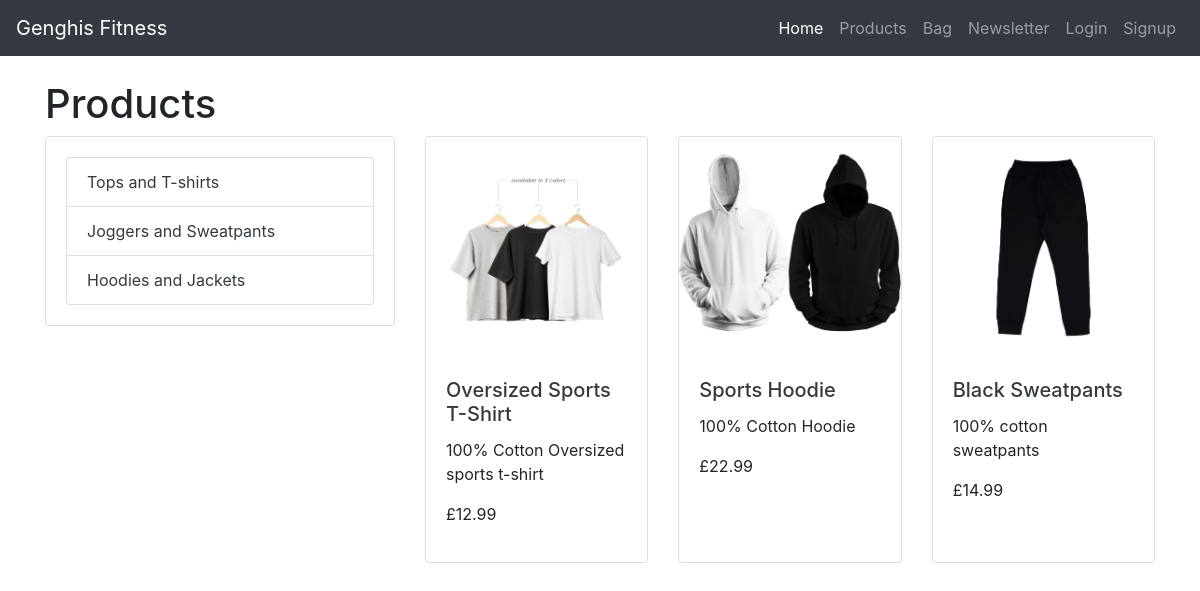
Screenshot of /products/ with the database file from the repository.
### products/models.py (models this page shows, shortened)
class Category(models.Model):
    class Meta:
        verbose_name_plural = 'Categories'
    name = models.CharField(max_length=100)
    slug = AutoSlugField(populate_from='name', unique=True)

class Product(models.Model):
    name = models.CharField(max_length=100)
    description = models.TextField()
    price = models.DecimalField(max_digits=10, decimal_places=2)
    image = models.ImageField(upload_to='products/')
    created_at = models.DateTimeField(auto_now_add=True)
    category = models.ForeignKey('Category', on_delete=models.CASCADE, related_name='products')
    has_sizes = models.BooleanField(default=False, null=True, blank=True)

### products/views.py (the view)
# urls.py: path('', ProductListView.as_view(), name='product_list'),
class ProductListView(ListView):
    model = Product
    template_name = 'products/products.html'
    context_object_name = 'products'
    def get_queryset(self):
        category_slug = self.kwargs.get('slug')
        if category_slug:
            category = get_object_or_404(Category, slug=category_slug)
            queryset = Product.objects.filter(category=category)
        else:
            queryset = super().get_queryset()
        return queryset
    def get_context_data(self, **kwargs):
        context = super().get_context_data(**kwargs)
        context['categories'] = Category.objects.all()
        return context

### context/bag_processor.py (called while the page is built, shortened)
def bag_contents(request):
    bag_items = []
    total = 0
    product_count = 0
    bag = request.session.get('bag', {})
    context = {
        'bag_items': bag_items,
        'total': total,
        'product_count': product_count,
        'grand_total': total,
    }
    return context

### products/templates/products/products.html (shortened to what this page needs)
{% extends "base.html" %}
{% load static %}
{% block content %}
<div class="container">
    <h1 class="mt-4">Products</h1>
    <div class="row">
        <div class="col-md-4">
            <div class="card mb-4">
                <div class="card-body">
                    <ul class="list-group">
                        {% for category in categories %}
                        <li class="list-group-item">
                            <a href="{% url 'products:category_view' slug=category.slug %}" class="text-dark">{{ category.name }}</a>
                        </li>
                        {% endfor %}
                    </ul>
                </div>
            </div>
        </div>
        <div class="col-md-8">
            <div class="row row-cols-1 row-cols-md-2 row-cols-lg-3 g-4">
                {% for product in products %}
                <div class="col">
                    <div class="card h-100">
                        <a href="{% url 'products:product_detail' product.pk %}">
                            <img src="{{ product.image.url }}" class="card-img-top" alt="Product Image">
                        </a>
                        <div class="card-body">
                            <h5 class="card-title">
                                <a href="{% url 'products:product_detail' product.pk %}" class="text-dark">{{ product.name|title }}</a>
                            </h5>
                            <p class="card-text">{{ product.description }}</p>
                            <p class="card-price">£{{ product.price }}</p>
                        </div>
                    </div>
                </div>
                {% endfor %}
            </div>
        </div>
    </div>
</div>
{% endblock %}

### static/css/base.css (style rules this page uses)
body, html { height: 100%; margin: 0; padding: 0; }

### rows the page displays
Category: name "Tops and T-shirts"
Category: name "Joggers and Sweatpants"
Category: name "Hoodies and Jackets"
Product: image (picture), name "Oversized Sports T-Shirt", description "100% Cotton Oversized sports t-shirt", price "12.99"
Product: image (picture), name "Sports Hoodie", description "100% Cotton Hoodie", price "22.99"
Product: image (picture), name "Black Sweatpants", description "100% cotton sweatpants", price "14.99"
